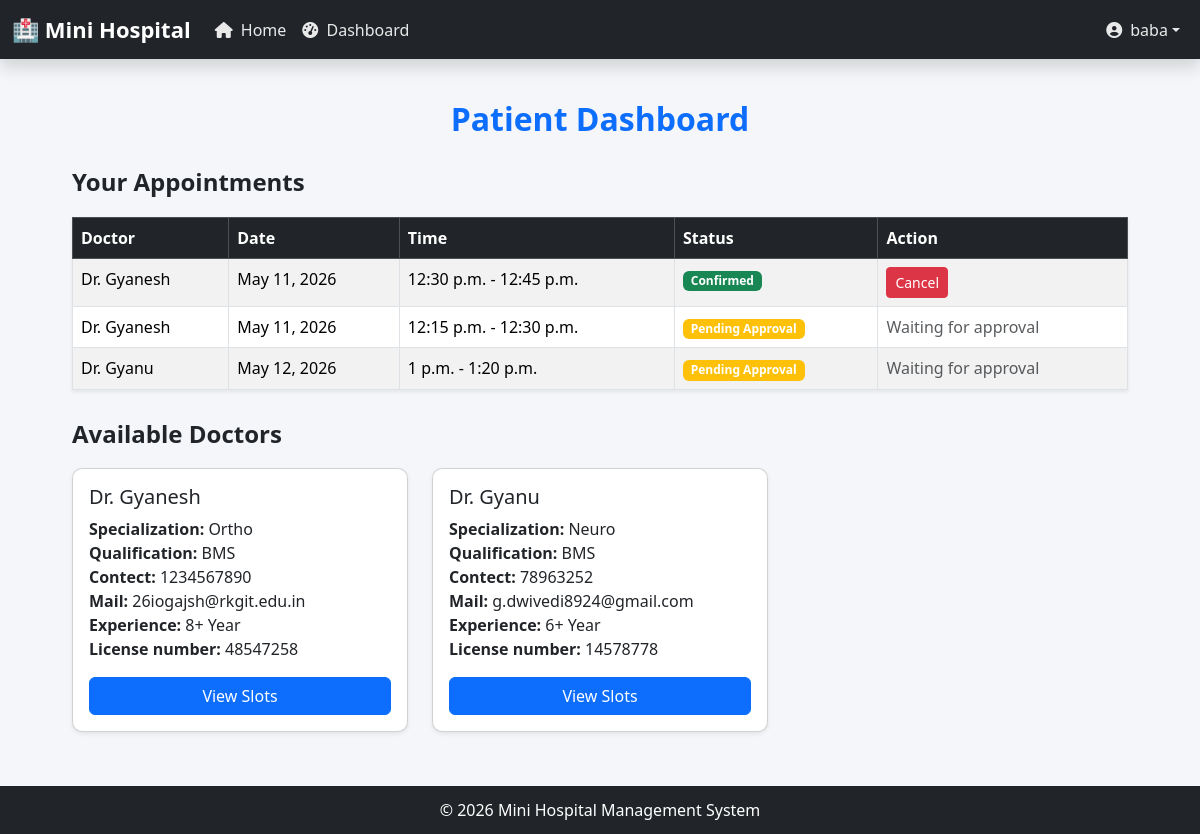
/patient/dashboard/ (signed in), run on the app's committed database.
### account/models.py (models this page shows, shortened)
class User(AbstractUser):
    ROLE_CHOICES = (
        ('doctor', 'Doctor'),
        ('patient', 'Patient'),
    )
    role = models.CharField(max_length=10, choices=ROLE_CHOICES)
    full_name = models.CharField(max_length=200)
    gender = models.CharField(max_length=10)
    date_of_birth = models.DateField()
    mobile_number = models.CharField(max_length=15)
    email = models.EmailField(unique=True, blank=True)
    REQUIRED_FIELDS = ["email", "full_name", "gender", "date_of_birth", "mobile_number"]
    qualification = models.CharField(max_length=200, blank=True, null=True)
    specialization = models.CharField(max_length=200, blank=True, null=True)
    practicing_year_from = models.IntegerField(blank=True, null=True)
    license_number = models.CharField(max_length=200, blank=True, null=True)
    blood_group = models.CharField(max_length=5, blank=True, null=True)

### booking/models.py (models this page shows, shortened)
class Booking(models.Model):
    STATUS_CHOICES = (
        ('pending', 'Pending'),
        ('confirmed', 'Confirmed'),
        ('rejected', 'Rejected'),
        ('canceled', 'Canceled'),
    )
    patient = models.ForeignKey(User, on_delete=models.CASCADE)
    slot = models.OneToOneField(Availability, on_delete=models.CASCADE)
    created_at = models.DateTimeField(auto_now_add=True)
    status = models.CharField(max_length=10, choices=STATUS_CHOICES, default='pending')
    updated_at = models.DateTimeField(auto_now=True)

### doctors/models.py (models this page shows, shortened)
class Availability(models.Model):
    doctor = models.ForeignKey(User, on_delete=models.CASCADE)
    date = models.DateField()
    start_time = models.TimeField()
    end_time = models.TimeField()
    is_booked = models.BooleanField(default=False)

### booking/views.py (the view)
# urls.py: path('dashboard/', views.patient_dashboard, name='patient_dashboard'),
@login_required
def patient_dashboard(request):
    if request.user.role != 'patient':
        return redirect('home')
    doctors = User.objects.filter(role="doctor")
    bookings = Booking.objects.filter(patient=request.user).exclude(status='canceled')
    for doctor in doctors:
        doctor.year_difference = datetime.now().year - doctor.practicing_year_from
    context = {
        "doctors": doctors,
        "bookings": bookings,
    }
    return render(request, "patient_dashboard.html", context)

### templates/patient_dashboard.html (shortened to what this page needs)
{% extends 'base.html' %}
{% block content %}
<div class="container">
    <h2 class="text-center dashboard-title mb-4">
        Patient Dashboard
    </h2>
    <h4 class="section-title">Your Appointments</h4>
    {% if bookings %}
    <table class="table table-bordered table-striped shadow-sm">
        <thead class="table-dark">
            <tr>
                <th>Doctor</th>
                <th>Date</th>
                <th>Time</th>
                <th>Status</th>
                <th>Action</th>
            </tr>
        </thead>
        <tbody>
        {% for booking in bookings %}
        <tr>
            <td>Dr. {{ booking.slot.doctor.full_name }}</td>
            <td>{{ booking.slot.date }}</td>
            <td>{{ booking.slot.start_time }} - {{ booking.slot.end_time }}</td>
            <td>
                {% if booking.status == 'pending' %}
                    <span class="badge bg-warning">Pending Approval</span>
                {% elif booking.status == 'confirmed' %}
                    <span class="badge bg-success">Confirmed</span>
                {% elif booking.status == 'rejected' %}
                    <span class="badge bg-danger">Rejected</span>
                {% elif booking.status == 'canceled' %}
                    <span class="badge bg-secondary">Canceled</span>
                {% endif %}
            </td>
            <td>
                {% if booking.status == 'confirmed' %}
                    <a href="/patient/cancel/{{booking.id}}/" class="btn btn-danger btn-sm">
                        Cancel
                    </a>
                {% elif booking.status == 'pending' %}
                    <span class="text-muted">Waiting for approval</span>
                {% elif booking.status == 'rejected' %}
                    <span class="text-muted">Rejected - Book another slot</span>
                {% else %}
                    <span class="text-muted">-</span>
                {% endif %}
            </td>
        </tr>
        {% endfor %}
        </tbody>
    </table>
    {% else %}
    <div class="alert alert-info">
        No appointments booked.
    </div>
    {% endif %}
    <h4 class="section-title">Available Doctors</h4>
    <div class="row">
        {% for doctor in doctors %}
        <div class="col-md-4 mb-4">
            <div class="card shadow-sm doctor-card p-3">
                <h5>Dr. {{ doctor.full_name }}</h5>
                <p>
                <strong>Specialization:</strong> {{ doctor.specialization }}
                <br>
                <strong>Qualification:</strong> {{ doctor.qualification }}
                <br>
                <strong>Contect:</strong> {{ doctor.mobile_number}}
                <br>
                <strong>Mail:</strong> {{ doctor.email}}
                <br>
                <strong>Experience:</strong> {{ doctor.year_difference}}+ Year
                <br>
                <strong>License number:</strong> {{ doctor.license_number}}
                </p>
                <a href="/patient/doctor/{{doctor.id}}/slots/" class="btn btn-primary">
                    View Slots
                </a>
            </div>
        </div>
        {% endfor %}
    </div>
</div>
{% endblock %}

### templates/base.html (shortened to what this page needs)
{% load static %}
<!DOCTYPE html>
<html lang="en">
<head>
    <link href="https://cdn.jsdelivr.net/npm/bootstrap@5.3.2/dist/css/bootstrap.min.css"
          rel="stylesheet">
    <link rel="stylesheet"
          href="https://cdnjs.cloudflare.com/ajax/libs/font-awesome/6.4.0/css/all.min.css">
</head>
<body>
<nav class="navbar navbar-expand-lg navbar-dark bg-dark shadow">
    <div class="container-fluid">
        <a class="navbar-brand"
           href="{% url 'home' %}">
            🏥 Mini Hospital
        </a>
        <div class="collapse navbar-collapse"
             id="navbarNav">
            <ul class="navbar-nav me-auto">
                <li class="nav-item">
                    <a class="nav-link"
                       href="{% url 'home' %}">
                        <i class="fas fa-home me-1"></i>
                        Home
                    </a>
                </li>
                {% if user.is_authenticated %}
                    {% if user.role == 'doctor' %}
                        <li class="nav-item">
                            <a class="nav-link"
                               href="{% url 'doctor_dashboard' %}">
                                <i class="fas fa-tachometer-alt me-1"></i>
                                Dashboard
                            </a>
                        </li>
                    {% elif user.role == 'patient' %}
                        <li class="nav-item">
                            <a class="nav-link"
                               href="{% url 'patient_dashboard' %}">
                                <i class="fas fa-tachometer-alt me-1"></i>
                                Dashboard
                            </a>
                        </li>
                    {% endif %}
                {% endif %}
            </ul>
            <ul class="navbar-nav ms-auto align-items-lg-center">
                {% if user.is_authenticated %}
                    <li class="nav-item dropdown d-none d-lg-block">
                        <a class="nav-link dropdown-toggle d-flex align-items-center"
                           href="#"
                           id="userDropdown"
                           role="button"
                           data-bs-toggle="dropdown"
                           aria-expanded="false">
                            <i class="fas fa-user-circle me-2"></i>
                            {% if user.role == 'doctor' %}
                                Dr. {{ user.full_name }}
                            {% else %}
                                {{ user.full_name }}
                            {% endif %}
                        </a>
                    </li>
                {% endif %}
            </ul>
        </div>
    </div>
</nav>
<div class="container main-container">
    {% block content %}
    {% endblock %}
</div>
<footer>
    <p class="mb-0">
        © 2026 Mini Hospital Management System
    </p>
</footer>
</body>
</html>

### templates/base.html (style rules this page uses)
body { background-color:#f4f6f9; min-height:100vh; display:flex; flex-direction:column; padding-top:70px; }
.navbar { position:fixed; top:0; left:0; right:0; z-index:1000; }
.navbar-brand { font-weight:bold; font-size:22px; }
.main-container { flex:1; padding:30px; }
footer { background:#212529; color:white; text-align:center; padding:12px; }
.navbar-nav .nav-link { color:rgba(255,255,255,0.9) !important; transition:0.3s; }

### templates/patient_dashboard.html (style rules this page uses)
.dashboard-title { font-weight:bold; color:#0d6efd; }
.section-title { margin-top:30px; margin-bottom:20px; font-weight:bold; }
.doctor-card { border-radius:10px; }

### data on the page
User: full_name "baba"
Booking: slot.doctor.full_name "Gyanesh", slot "May 11, 2026", slot.start_time "12:30 p.m.", slot.end_time "12:45 p.m.", status "Confirmed"
Booking: slot.doctor.full_name "Gyanesh", slot "May 11, 2026", slot.start_time "12:15 p.m.", slot.end_time "12:30 p.m.", status "Pending Approval"
Booking: slot.doctor.full_name "Gyanu", slot "May 12, 2026", slot.start_time "1 p.m.", slot.end_time "1:20 p.m.", status "Pending Approval"
User: full_name "Gyanesh", specialization "Ortho", qualification "BMS", mobile_number "1234567890", email "26iogajsh@rkgit.edu.in", year_difference "8", license_number "48547258"
User: full_name "Gyanu", specialization "Neuro", qualification "BMS", mobile_number "78963252", email "g.dwivedi8924@gmail.com", year_difference "6", license_number "14578778"
